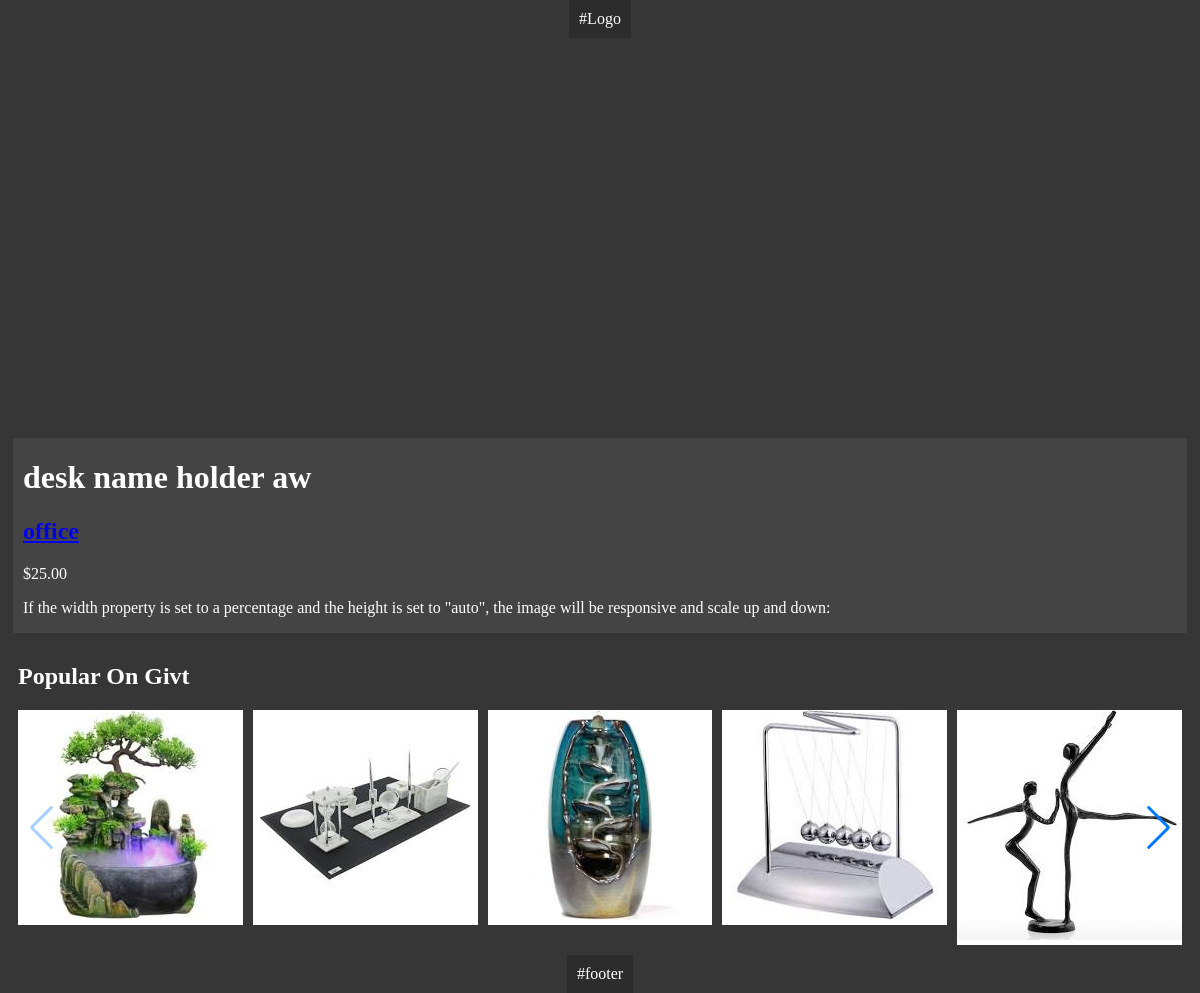
Screenshot of /18/desk-name-holder-aw/ with the database file from the repository.
### shop/models.py (models this page shows, shortened)
class Product(models.Model):
    category = models.ForeignKey(Category, related_name='products', on_delete=models.CASCADE)
    name = models.CharField(max_length=250, db_index=True)
    slug = models.SlugField(max_length=250, unique=True)
    image = models.ImageField(upload_to='media/products/%Y/%m/%d', blank=True)
    description = models.TextField(blank=True)
    created = models.DateTimeField(auto_now_add=True)
    updated = models.DateTimeField(auto_now=True)
    available = models.BooleanField(default=False)
    price = models.DecimalField(max_digits=10, decimal_places=2)
    class Meta:
        ordering = ('name',)
        index_together = (('id', 'slug'),)
    def get_absolute_url(self):
        return reverse('shop:product_details', args=[self.id, self.slug])

class Category(models.Model):
    name = models.CharField(max_length=250, db_index=True)
    slug = models.SlugField(max_length=250, unique=True)
    class Meta:
        ordering = ('name',)
        verbose_name = 'category'
        verbose_name_plural = 'categories'
    def __str__(self):
        return self.name

### shop/views.py (the view)
# urls.py: path('<int:id>/<slug:slug>/', views.product_details, name='product_details'),
def product_details(request, id, slug):
    product = get_object_or_404(Product, id=id, slug=slug, available=True)
    cart_product_form = CartAddProductForm()
    products = Product.objects.filter(available=True)
    return render(request, 'shop/product/detailsNew.html', {'product': product, 'products': products, 'cart_product_form': cart_product_form})

### cart/context_processors.py (called while the page is built)
def cart(request):
    return {'cart': Cart(request)}

### shop/templates/shop/product/detailsNew.html (shortened to what this page needs)
{% load static %}
<!DOCTYPE html>
<html lang="en">
<head>
    <link rel="stylesheet" href={% static "css/detailsPage.css" %}>
    <link rel="stylesheet" href={% static "js/package/css/swiper.min.css" %}>
</head>
<body>
    <div class="navbar">#Logo</div>
    <div  class="product-image">
           <div id="scene-container"></div>
        </div>
    <div class="product-details">
            <h1>{{ product.name }}</h1>
            <h2>
                <a href="#">
                    {{ product.category }}
                </a>
            </h2>
            <p class="price">${{ product.price }}</p>
            <p class="desc"> {{ product.description|linebreaks }}</p>
            </div>
    <div class="carousel">
        <h2>Popular On Givt</h2>
        <div class="swiper-container">
         <div class="swiper-wrapper">
            {% for product in products %}
            <div class="swiper-slide">
                <a href="{{ product.get_absolute_url }}">
                    <img src="{% if product.image %}{{ product.image.url }}{% else %}{% static 'images/no_img.png' %}{% endif %}" alt="{{ product.name}">
                </a>
            </div>
            {% endfor %}
  <div class="swiper-button-next"></div>
  </div>
        </div>
            </div>
    <div class="footer">#footer</div>
</body>
</html>

### shop/static/css/detailsPage.css (style rules this page uses)
:root { --darkcolor: rgb(44, 44, 44); --lightcolor: rgb(68, 68, 68); --midcolor: rgb(54, 54, 54); }
body { color: white; margin: 0; background-color: var(--midcolor); width: 100vw; display: grid; grid-template-columns: 1fr ; justify-items: center; }
.navbar { padding: 10px; background-color: var(--darkcolor); }
.product-image { width: 100vw; height: 50vh; }
#scene-container { width: 100%; height: 100%; }
.product-details { width: 97vw; padding-left: 10px; background-color: var(--lightcolor); }
.carousel { width: 97vw; height: auto; padding: 10px; }
.footer { padding: 10px; background-color:var(--darkcolor); }
.swiper-container { width: 100%; height: auto; }
.swiper-slide { text-align: center; font-size: 18px; background: #fff; display: -webkit-box; display: -ms-flexbox; display: grid; grid-template-columns: repeat(auto-fit, minmax(100px, 1fr)); grid-gap: 5px; -webkit-box-pack: center; -ms-flex-pack: center; justify-content: center; -webkit-box-align: center; -ms-flex-align: center; align-items: center; }
.carousel .swiper-slide { -webkit-transition: 250ms all; transition: 250ms all; }

### rows the page displays
Product: name "desk name holder aw", category "office", price "25.00", description "If the width property is set to a percentage and the height is set to \"auto\", the image will be responsive and scale up and down:", image (picture)
Product: image (picture)
Product: image (picture)
Product: image (picture)
Product: image (picture)
